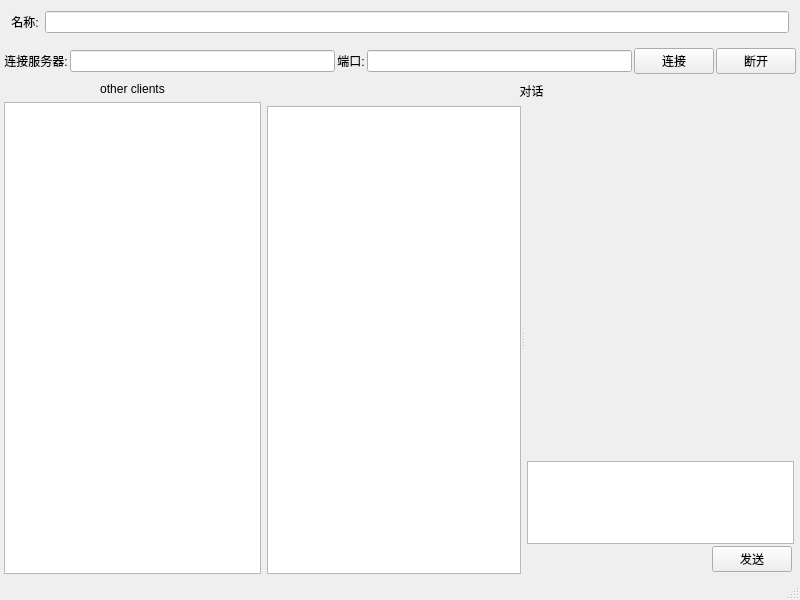
<?xml version="1.0" encoding="UTF-8"?>
<ui version="4.0">
 <class>ClientMainWindow</class>
 <widget class="QMainWindow" name="ClientMainWindow">
  <property name="geometry">
   <rect>
    <x>0</x>
    <y>0</y>
    <width>800</width>
    <height>600</height>
   </rect>
  </property>
  <property name="windowTitle">
   <string>MainWindow</string>
  </property>
  <widget class="QWidget" name="centralwidget">
   <layout class="QVBoxLayout" name="verticalLayout_5">
    <property name="spacing">
     <number>4</number>
    </property>
    <property name="leftMargin">
     <number>2</number>
    </property>
    <property name="topMargin">
     <number>2</number>
    </property>
    <property name="rightMargin">
     <number>2</number>
    </property>
    <property name="bottomMargin">
     <number>2</number>
    </property>
    <item>
     <widget class="QWidget" name="name_widget" native="true">
      <layout class="QHBoxLayout" name="horizontalLayout_2">
       <item>
        <widget class="QLabel" name="name_label">
         <property name="text">
          <string>名称:</string>
         </property>
         <property name="alignment">
          <set>Qt::AlignmentFlag::AlignCenter</set>
         </property>
        </widget>
       </item>
       <item>
        <widget class="QLineEdit" name="name_lineEdit"/>
       </item>
      </layout>
     </widget>
    </item>
    <item>
     <widget class="QWidget" name="connect_config_widget" native="true">
      <layout class="QHBoxLayout" name="horizontalLayout">
       <property name="spacing">
        <number>2</number>
       </property>
       <property name="leftMargin">
        <number>2</number>
       </property>
       <property name="topMargin">
        <number>2</number>
       </property>
       <property name="rightMargin">
        <number>2</number>
       </property>
       <property name="bottomMargin">
        <number>2</number>
       </property>
       <item>
        <widget class="QLabel" name="server_lable">
         <property name="text">
          <string>连接服务器:</string>
         </property>
         <property name="alignment">
          <set>Qt::AlignmentFlag::AlignCenter</set>
         </property>
        </widget>
       </item>
       <item>
        <widget class="QLineEdit" name="server_lineEdit"/>
       </item>
       <item>
        <widget class="QLabel" name="port_label">
         <property name="text">
          <string>端口:</string>
         </property>
         <property name="alignment">
          <set>Qt::AlignmentFlag::AlignCenter</set>
         </property>
        </widget>
       </item>
       <item>
        <widget class="QLineEdit" name="port_lineEdit"/>
       </item>
       <item>
        <widget class="QPushButton" name="connect_button">
         <property name="text">
          <string>连接</string>
         </property>
        </widget>
       </item>
       <item>
        <widget class="QPushButton" name="disconnect_button">
         <property name="text">
          <string>断开</string>
         </property>
        </widget>
       </item>
      </layout>
     </widget>
    </item>
    <item>
     <layout class="QHBoxLayout" name="horizontalLayout_4">
      <property name="spacing">
       <number>2</number>
      </property>
      <item>
       <widget class="QWidget" name="other_clients_widget" native="true">
        <layout class="QVBoxLayout" name="verticalLayout">
         <property name="leftMargin">
          <number>2</number>
         </property>
         <property name="topMargin">
          <number>2</number>
         </property>
         <property name="rightMargin">
          <number>2</number>
         </property>
         <property name="bottomMargin">
          <number>2</number>
         </property>
         <item>
          <widget class="QLabel" name="other_cilents_label">
           <property name="text">
            <string>other clients</string>
           </property>
           <property name="alignment">
            <set>Qt::AlignmentFlag::AlignCenter</set>
           </property>
          </widget>
         </item>
         <item>
          <widget class="QListView" name="other_cilents_listview"/>
         </item>
        </layout>
       </widget>
      </item>
      <item>
       <widget class="QWidget" name="conversation_widget" native="true">
        <layout class="QVBoxLayout" name="verticalLayout_4" stretch="0,1">
         <property name="leftMargin">
          <number>2</number>
         </property>
         <property name="topMargin">
          <number>2</number>
         </property>
         <property name="rightMargin">
          <number>2</number>
         </property>
         <property name="bottomMargin">
          <number>2</number>
         </property>
         <item>
          <widget class="QLabel" name="conversation_title">
           <property name="text">
            <string>对话</string>
           </property>
           <property name="alignment">
            <set>Qt::AlignmentFlag::AlignCenter</set>
           </property>
          </widget>
         </item>
         <item>
          <widget class="QSplitter" name="splitter">
           <property name="orientation">
            <enum>Qt::Orientation::Horizontal</enum>
           </property>
           <widget class="QListView" name="targets_listView"/>
           <widget class="QWidget" name="layoutWidget">
            <layout class="QVBoxLayout" name="verticalLayout_3" stretch="3,1">
             <item>
              <widget class="QWidget" name="contents_widget" native="true"/>
             </item>
             <item>
              <widget class="QWidget" name="input_widget" native="true">
               <layout class="QVBoxLayout" name="verticalLayout_2">
                <property name="spacing">
                 <number>2</number>
                </property>
                <property name="leftMargin">
                 <number>2</number>
                </property>
                <property name="topMargin">
                 <number>2</number>
                </property>
                <property name="rightMargin">
                 <number>2</number>
                </property>
                <property name="bottomMargin">
                 <number>2</number>
                </property>
                <item>
                 <widget class="QTextEdit" name="text_input"/>
                </item>
                <item>
                 <widget class="QWidget" name="send_widget" native="true">
                  <layout class="QHBoxLayout" name="horizontalLayout_3">
                   <property name="spacing">
                    <number>2</number>
                   </property>
                   <property name="leftMargin">
                    <number>0</number>
                   </property>
                   <property name="topMargin">
                    <number>0</number>
                   </property>
                   <property name="rightMargin">
                    <number>2</number>
                   </property>
                   <property name="bottomMargin">
                    <number>0</number>
                   </property>
                   <item>
                    <spacer name="horizontalSpacer">
                     <property name="orientation">
                      <enum>Qt::Orientation::Horizontal</enum>
                     </property>
                     <property name="sizeHint" stdset="0">
                      <size>
                       <width>187</width>
                       <height>20</height>
                      </size>
                     </property>
                    </spacer>
                   </item>
                   <item>
                    <widget class="QPushButton" name="send_button">
                     <property name="text">
                      <string>发送</string>
                     </property>
                    </widget>
                   </item>
                  </layout>
                 </widget>
                </item>
               </layout>
              </widget>
             </item>
            </layout>
           </widget>
          </widget>
         </item>
        </layout>
       </widget>
      </item>
     </layout>
    </item>
   </layout>
  </widget>
  <widget class="QMenuBar" name="menubar">
   <property name="geometry">
    <rect>
     <x>0</x>
     <y>0</y>
     <width>800</width>
     <height>36</height>
    </rect>
   </property>
  </widget>
  <widget class="QStatusBar" name="statusbar"/>
 </widget>
 <resources/>
 <connections/>
</ui>
